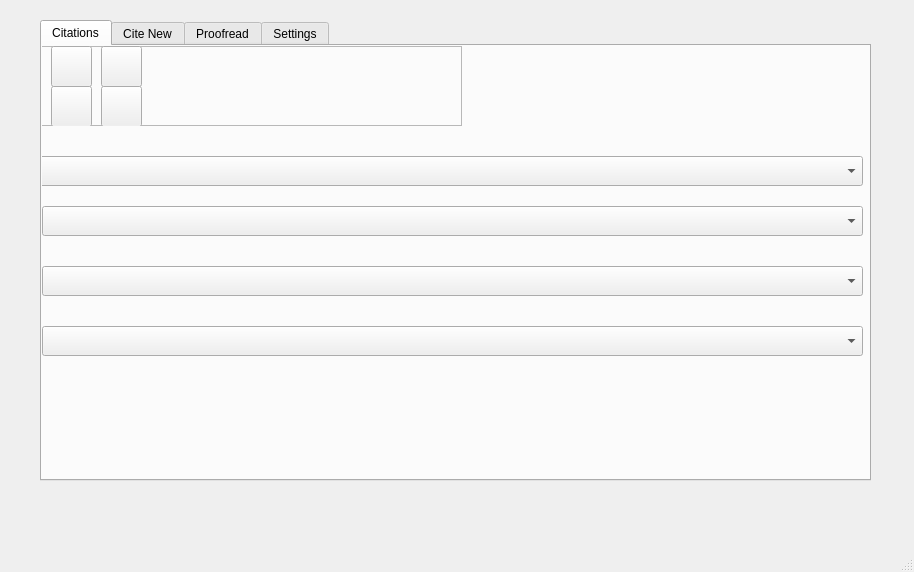
<?xml version="1.0" encoding="UTF-8"?>
<ui version="4.0">
 <class>MainWindow</class>
 <widget class="QMainWindow" name="MainWindow">
  <property name="geometry">
   <rect>
    <x>0</x>
    <y>0</y>
    <width>914</width>
    <height>572</height>
   </rect>
  </property>
  <property name="windowTitle">
   <string>MainWindow</string>
  </property>
  <widget class="QWidget" name="centralwidget">
   <widget class="QTabWidget" name="tabWidget">
    <property name="geometry">
     <rect>
      <x>40</x>
      <y>20</y>
      <width>831</width>
      <height>461</height>
     </rect>
    </property>
    <property name="currentIndex">
     <number>0</number>
    </property>
    <widget class="QWidget" name="tab">
     <attribute name="title">
      <string>Citations</string>
     </attribute>
     <widget class="QComboBox" name="comboBox">
      <property name="geometry">
       <rect>
        <x>0</x>
        <y>220</y>
        <width>821</width>
        <height>30</height>
       </rect>
      </property>
     </widget>
     <widget class="QComboBox" name="comboBox_2">
      <property name="geometry">
       <rect>
        <x>0</x>
        <y>280</y>
        <width>821</width>
        <height>30</height>
       </rect>
      </property>
     </widget>
     <widget class="QComboBox" name="comboBox_3">
      <property name="geometry">
       <rect>
        <x>-10</x>
        <y>110</y>
        <width>831</width>
        <height>30</height>
       </rect>
      </property>
      <property name="editable">
       <bool>false</bool>
      </property>
     </widget>
     <widget class="QComboBox" name="comboBox_4">
      <property name="geometry">
       <rect>
        <x>0</x>
        <y>160</y>
        <width>821</width>
        <height>30</height>
       </rect>
      </property>
     </widget>
     <widget class="QFrame" name="frame">
      <property name="geometry">
       <rect>
        <x>-1</x>
        <y>0</y>
        <width>421</width>
        <height>80</height>
       </rect>
      </property>
      <property name="frameShape">
       <enum>QFrame::StyledPanel</enum>
      </property>
      <property name="frameShadow">
       <enum>QFrame::Raised</enum>
      </property>
      <widget class="QPushButton" name="pushButton">
       <property name="geometry">
        <rect>
         <x>10</x>
         <y>0</y>
         <width>41</width>
         <height>41</height>
        </rect>
       </property>
       <property name="text">
        <string/>
       </property>
       <property name="icon">
        <iconset>
         <normaloff>Icons/copyreficon.png</normaloff>Icons/copyreficon.png</iconset>
       </property>
       <property name="iconSize">
        <size>
         <width>100</width>
         <height>100</height>
        </size>
       </property>
      </widget>
      <widget class="QPushButton" name="pushButton_2">
       <property name="geometry">
        <rect>
         <x>60</x>
         <y>0</y>
         <width>41</width>
         <height>41</height>
        </rect>
       </property>
       <property name="text">
        <string/>
       </property>
       <property name="icon">
        <iconset>
         <normaloff>Icons/copyciteicon.png</normaloff>Icons/copyciteicon.png</iconset>
       </property>
       <property name="iconSize">
        <size>
         <width>100</width>
         <height>100</height>
        </size>
       </property>
      </widget>
      <widget class="QPushButton" name="pushButton_3">
       <property name="geometry">
        <rect>
         <x>10</x>
         <y>40</y>
         <width>41</width>
         <height>41</height>
        </rect>
       </property>
       <property name="text">
        <string/>
       </property>
       <property name="icon">
        <iconset>
         <normaloff>Icons/backicon.png</normaloff>Icons/backicon.png</iconset>
       </property>
       <property name="iconSize">
        <size>
         <width>100</width>
         <height>100</height>
        </size>
       </property>
      </widget>
      <widget class="QPushButton" name="pushButton_4">
       <property name="geometry">
        <rect>
         <x>60</x>
         <y>40</y>
         <width>41</width>
         <height>41</height>
        </rect>
       </property>
       <property name="text">
        <string/>
       </property>
       <property name="icon">
        <iconset>
         <normaloff>Icons/endicon.png</normaloff>Icons/endicon.png</iconset>
       </property>
       <property name="iconSize">
        <size>
         <width>100</width>
         <height>100</height>
        </size>
       </property>
      </widget>
     </widget>
    </widget>
    <widget class="QWidget" name="tab_2">
     <attribute name="title">
      <string>Cite New</string>
     </attribute>
    </widget>
    <widget class="QWidget" name="Proofread">
     <attribute name="title">
      <string>Proofread</string>
     </attribute>
    </widget>
    <widget class="QWidget" name="tab_4">
     <attribute name="title">
      <string>Settings</string>
     </attribute>
    </widget>
   </widget>
  </widget>
  <widget class="QMenuBar" name="menubar">
   <property name="geometry">
    <rect>
     <x>0</x>
     <y>0</y>
     <width>914</width>
     <height>22</height>
    </rect>
   </property>
  </widget>
  <widget class="QStatusBar" name="statusbar"/>
 </widget>
 <resources/>
 <connections/>
</ui>
